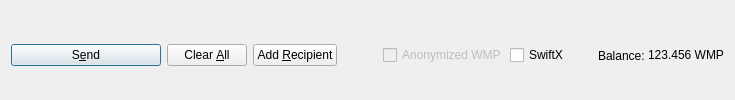
         <widget class="QFrame" name="frame_Send">
          <layout class="QHBoxLayout" name="horizontalLayout">
           <property name="bottomMargin">
            <number>0</number>
           </property>
           <item>
            <widget class="QPushButton" name="sendButton">
             <property name="minimumSize">
              <size>
               <width>150</width>
               <height>0</height>
              </size>
             </property>
             <property name="toolTip">
              <string>Confirm the send action</string>
             </property>
             <property name="text">
              <string>S&amp;end</string>
             </property>
             <property name="icon">
              <iconset resource="../wmp.qrc">
               <normaloff>:/icons/send</normaloff>:/icons/send</iconset>
             </property>
             <property name="autoDefault">
              <bool>false</bool>
             </property>
             <property name="default">
              <bool>true</bool>
             </property>
            </widget>
           </item>
           <item>
            <widget class="QPushButton" name="clearButton">
             <property name="sizePolicy">
              <sizepolicy hsizetype="Minimum" vsizetype="Fixed">
               <horstretch>0</horstretch>
               <verstretch>0</verstretch>
              </sizepolicy>
             </property>
             <property name="toolTip">
              <string>Clear all fields of the form.</string>
             </property>
             <property name="text">
              <string>Clear &amp;All</string>
             </property>
             <property name="icon">
              <iconset resource="../wmp.qrc">
               <normaloff>:/icons/remove</normaloff>:/icons/remove</iconset>
             </property>
             <property name="autoDefault">
              <bool>false</bool>
             </property>
            </widget>
           </item>
           <item>
            <widget class="QPushButton" name="addButton">
             <property name="toolTip">
              <string>Send to multiple recipients at once</string>
             </property>
             <property name="text">
              <string>Add &amp;Recipient</string>
             </property>
             <property name="icon">
              <iconset resource="../wmp.qrc">
               <normaloff>:/icons/add</normaloff>:/icons/add</iconset>
             </property>
             <property name="autoDefault">
              <bool>false</bool>
             </property>
            </widget>
           </item>
           <item>
            <spacer name="horizontalSpacer">
             <property name="orientation">
              <enum>Qt::Horizontal</enum>
             </property>
             <property name="sizeHint" stdset="0">
              <size>
               <width>40</width>
               <height>20</height>
              </size>
             </property>
            </spacer>
           </item>
           <item>
            <layout class="QHBoxLayout" name="horizontalLayout_2">
             <property name="spacing">
              <number>3</number>
             </property>
             <item>
              <widget class="QCheckBox" name="checkzWMP">
               <property name="enabled">
                <bool>false</bool>
               </property>
               <property name="text">
                <string>Anonymized WMP</string>
               </property>
              </widget>
             </item>
             <item>
              <widget class="QCheckBox" name="checkSwiftTX">
               <property name="enabled">
                <bool>true</bool>
               </property>
               <property name="minimumSize">
                <size>
                 <width>85</width>
                 <height>0</height>
                </size>
               </property>
               <property name="text">
                <string>SwiftX</string>
               </property>
              </widget>
             </item>
             <item>
              <widget class="QLabel" name="label">
               <property name="text">
                <string>Balance:</string>
               </property>
              </widget>
             </item>
             <item>
              <widget class="QLabel" name="labelBalance">
               <property name="sizePolicy">
                <sizepolicy hsizetype="Preferred" vsizetype="Fixed">
                 <horstretch>0</horstretch>
                 <verstretch>0</verstretch>
                </sizepolicy>
               </property>
               <property name="cursor">
                <cursorShape>IBeamCursor</cursorShape>
               </property>
               <property name="text">
                <string notr="true">123.456 WMP</string>
               </property>
               <property name="textInteractionFlags">
                <set>Qt::LinksAccessibleByMouse|Qt::TextSelectableByKeyboard|Qt::TextSelectableByMouse</set>
               </property>
              </widget>
             </item>
            </layout>
           </item>
          </layout>
         </widget>
